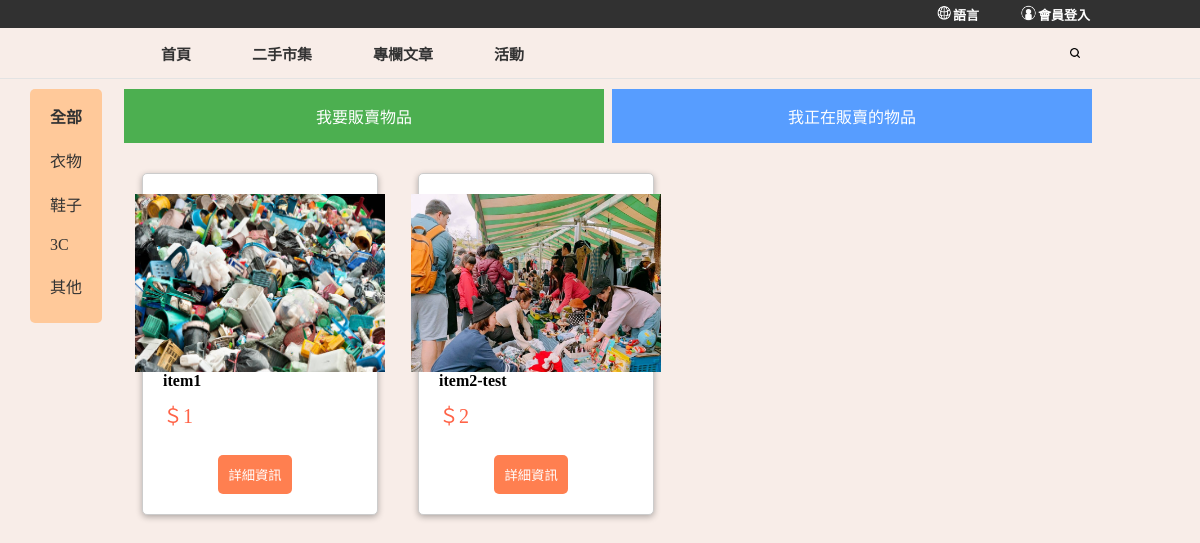
Page /posts/search/ on the earlier database version.
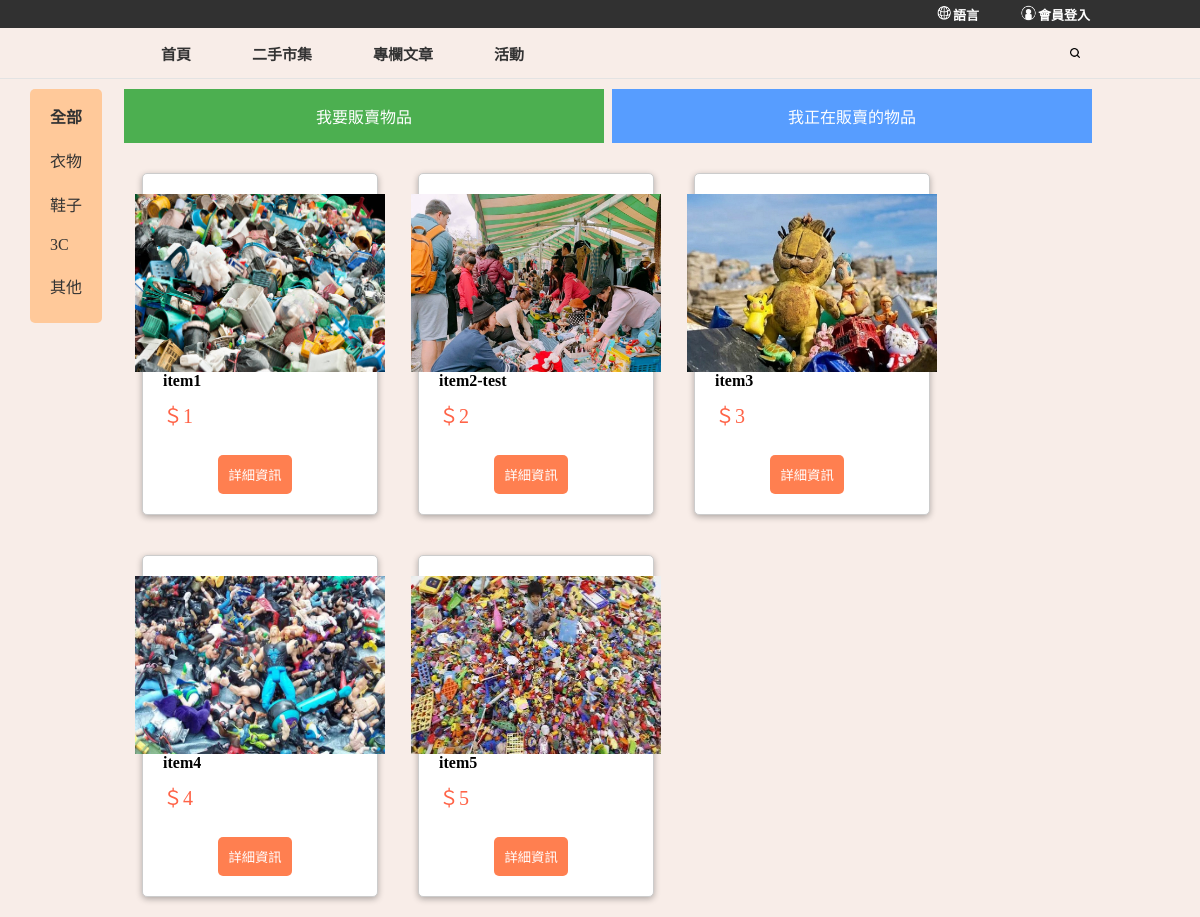
Same page on the later database version.
### posts/models.py (models this page shows)
class Item(models.Model):
    item_id = models.AutoField(auto_created=True, primary_key=True)
    username = models.CharField(max_length=100, default='visitor')
    name = models.CharField(max_length=100)
    price = models.IntegerField()
    transaction_type = models.CharField(max_length=20)
    transaction_location = models.CharField(max_length=100, blank=True)
    quantity = models.IntegerField()
    category = models.CharField(max_length=20)
    condition = models.CharField(max_length=200)
    image = models.ImageField(upload_to='images/')

### posts/views.py (the view)
# urls.py: path('search/', views.search_item, name="search_item"),
def search_item(request):
    keyword = request.GET.get('keyword') # 獲取搜尋關鍵字的值
    print(keyword)
    if keyword:
        items = Item.objects.filter(name__icontains=keyword)
    else:
        items = Item.objects.all()
    return render(request, 'index.html', {'items': items})

### posts/templates/index.html (shortened to what this page needs)
{% load static %}
<!DOCTYPE html>
<html lang="zh-TW">
<head>
  <link rel="stylesheet" href="{% static 'style.css' %}?v=3">
  <link rel="stylesheet" href="{% static 'navbar.css' %}?v=3">
</head>
<body>
	<div class="top-bar-container">
		<div class="top-bar-menu container">
			<a href="#">
				<img src="{% static './images/language.png' %}" alt="">
				<div>語言</div>
			</a>
			<a href="http://127.0.0.1:8000/">
				<img src="{% static './images/person.png' %}" alt="">
				<div>會員登入</div>
			</a>
		</div>
	</div>
	<div class="nav-bar-container">
		<div class="nav-bar-menu container">
			<div class="menu">
				<ul>
					<li class="menu-item"><a href="#">首頁</a></li>
					<li class="menu-item"><a href="#">二手市集</a></li>
					<li class="menu-item"><a href="#article">專欄文章</a></li>
					<li class="menu-item"><a href="#campaign">活動</a></li>
				</ul>
			</div>
			<div class="top-search">
				<a><img id="top-search-btn" src="{% static './images/search.png' %}" alt=""></a>
			</div>
		</div>
	</div>
    <button id="sell-button">我要販賣物品</button>
    <button id="my-item-button">我正在販賣的物品</button>
    <div class="categories">
        <ul>
            <li class="{% if not category %}active{% endif %}">
                <a href="{% url 'item_list' %}" onclick="location.href=this.href;">全部</a>
            </li>
            <li class="{% if category == '衣物' %}active{% endif %}">
                <a href="{% url 'item_list_by_category' '衣物' %}" onclick="location.href=this.href;">衣物</a>
            </li>
            <li class="{% if category == '鞋子' %}active{% endif %}">
                <a href="{% url 'item_list_by_category' '鞋子' %}" onclick="location.href=this.href;">鞋子</a>
            </li>
            <li class="{% if category == '3C' %}active{% endif %}">
                <a href="{% url 'item_list_by_category' '3C' %}" onclick="location.href=this.href;">3C</a>
            </li>
            <li class="{% if category == '其他' %}active{% endif %}">
                <a href="{% url 'item_list_by_category' '其他' %}" onclick="location.href=this.href;">其他</a>
            </li>
        </ul>
    </div>
    <div id="item-container">
        {% for item in items %}
            <div class="newItem">
                <div class="item-image-container">
                    <img src="{{ item.image.url }}" alt="{{ item.name }}"></img>
                </div>
                <div class="item-text-container">
                    <h3>{{ item.name }}</h3>
                    <p>＄{{ item.price }}</p>
                </div>
                <div class="button-container">
                    <button class="item-details-button" data-item-id="{{ item.item_id }}">詳細資訊</button>
                </div>
            </div>
        {% empty %}
            <p>沒有找到相符的物品。</p>
            <a href="http://127.0.0.1:8000/posts">返回主頁面</a>
        {% endfor %}
    </div>
</body>
</html>

### posts/static/style.css (style rules this page uses)
* { margin: 0; padding: 0; scroll-behavior: smooth; }
body { background-color: #f8ede8; }
.container { width: 1000px; }
.categories { margin-top: 10px; margin-left: 30px; padding: 10px; border-radius: 5px; float: left; margin-right: 20px; background-color: rgb(255, 201, 154); height: 100%; display: flex; }
.categories ul { list-style: none; margin: 0; padding: 0; }
.categories ul li { display: block; margin-bottom: 10px; }
.categories ul li.active a { font-weight: bold; }
.categories ul li a { color: #333; text-decoration: none; display: block; padding: 5px 10px; }
#sell-button { background-color: #4CAF50; border: none; color: white; padding: 15px 32px; text-align: center; text-decoration: none; display: inline-block; font-size: 16px; margin: 10px 2px; width: 40%; cursor: pointer; }
.newItem { display: flex; flex-direction: column; justify-content: center; align-items: center; margin: 20px; padding: 20px; border: 1px solid #ccc; background-color: rgb(255, 255, 255); border-radius: 5px; box-shadow: 0 2px 6px rgba(0, 0, 0, 0.3); transition: all 0.3s ease-in-out; width: 18%; height: 300px; min-width: 150px; }
.newItem img { width: 250px; height: 200px; }
.newItem h3 { font-size: 16px; margin-bottom: 10px; text-align: left; }
#item-container { display: flex; flex-wrap: wrap; }
.item-image-container { width: 250px; height: 200px; overflow: hidden; }
.item-text-container { width: 100%; }
.item-text-container p { width: 100%; font-size: 20px; margin-bottom: 10px; text-align: left; color: #ff6347; }
#my-item-button { background-color: #579dff; border: none; color: white; padding: 15px 32px; text-align: center; text-decoration: none; display: inline-block; font-size: 16px; margin: 10px 2px; width: 40%; cursor: pointer; }
.item-details-button { background-color: #ff7f50; color: white; padding: 10px; border: none; border-radius: 5px; cursor: pointer; margin-right: 10px; }
.button-container { display: flex; justify-content: center; align-items: center; margin-top: 1em; }

### posts/static/navbar.css (style rules this page uses)
.top-bar-container { height: 28px; background: #313131; display: flex; align-items: center; justify-content: center; }
.top-bar-menu { background: none; display: flex; justify-content: right; }
.top-bar-container a { text-decoration: none; background: none; color: #fff; height: auto; display: flex; margin: 0 10px 0 30px; font-size: 13px; font-weight: bold; }
.top-bar-container img { height: 16px; background: none; }
.top-bar-container a div { background: none; }
.nav-bar-container { height: 50px; display: flex; justify-content: center; border-bottom: 1px solid #e3e3e3; position: sticky; z-index: 100; top: 0; }
.nav-bar-menu { display: flex; align-items: center; height: 100%; }
.nav-bar-menu .menu { float: left; width: 97%; height: 100%; display: flex; justify-content: left; }
.nav-bar-menu ul { list-style: none; display: flex; align-items: center; width: 50%; height: 100%; justify-content: space-evenly; }
.nav-bar-menu .menu-item { height: 100%; display: flex; align-items: center; font-size: 15px; font-weight: 600; }
.nav-bar-menu ul li a { text-decoration: none; color: #333; }
.nav-bar-menu .top-search { float: right; }
.top-search img { width: 10px; z-index: 100; }

Differences in the rows shown:
added Item: image (picture), name "item3", price "3"
added Item: image (picture), name "item4", price "4"
added Item: image (picture), name "item5", price "5"
